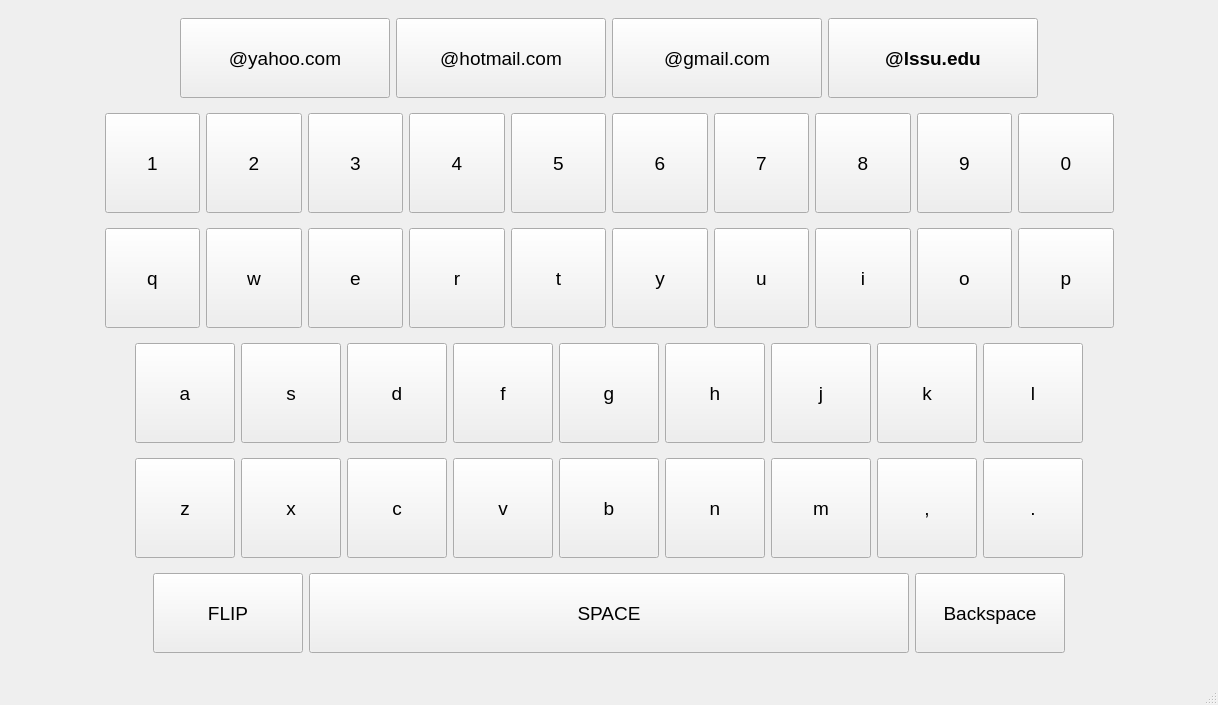
<?xml version="1.0" encoding="UTF-8"?>
<ui version="4.0">
 <class>ScreenBoard</class>
 <widget class="QMainWindow" name="ScreenBoard">
  <property name="geometry">
   <rect>
    <x>0</x>
    <y>0</y>
    <width>1218</width>
    <height>705</height>
   </rect>
  </property>
  <property name="font">
   <font>
    <pointsize>14</pointsize>
   </font>
  </property>
  <property name="windowTitle">
   <string>Screen Board</string>
  </property>
  <widget class="QWidget" name="centralwidget">
   <layout class="QVBoxLayout" name="verticalLayout">
    <item>
     <layout class="QHBoxLayout" name="horizontalLayout_6">
      <item>
       <spacer name="horizontalSpacer_9">
        <property name="orientation">
         <enum>Qt::Horizontal</enum>
        </property>
        <property name="sizeHint" stdset="0">
         <size>
          <width>40</width>
          <height>20</height>
         </size>
        </property>
       </spacer>
      </item>
      <item>
       <widget class="QPushButton" name="yahooButton">
        <property name="minimumSize">
         <size>
          <width>210</width>
          <height>80</height>
         </size>
        </property>
        <property name="text">
         <string>@yahoo.com</string>
        </property>
       </widget>
      </item>
      <item>
       <widget class="QPushButton" name="hotmailButton">
        <property name="minimumSize">
         <size>
          <width>210</width>
          <height>80</height>
         </size>
        </property>
        <property name="text">
         <string>@hotmail.com</string>
        </property>
       </widget>
      </item>
      <item>
       <widget class="QPushButton" name="gmailButton">
        <property name="minimumSize">
         <size>
          <width>210</width>
          <height>80</height>
         </size>
        </property>
        <property name="text">
         <string>@gmail.com</string>
        </property>
       </widget>
      </item>
      <item>
       <widget class="QPushButton" name="lssuButton">
        <property name="minimumSize">
         <size>
          <width>210</width>
          <height>80</height>
         </size>
        </property>
        <property name="font">
         <font>
          <pointsize>14</pointsize>
          <weight>75</weight>
          <bold>true</bold>
         </font>
        </property>
        <property name="text">
         <string>@lssu.edu</string>
        </property>
       </widget>
      </item>
      <item>
       <spacer name="horizontalSpacer_10">
        <property name="orientation">
         <enum>Qt::Horizontal</enum>
        </property>
        <property name="sizeHint" stdset="0">
         <size>
          <width>40</width>
          <height>20</height>
         </size>
        </property>
       </spacer>
      </item>
     </layout>
    </item>
    <item>
     <layout class="QHBoxLayout" name="horizontalLayout_4">
      <item>
       <spacer name="horizontalSpacer_7">
        <property name="orientation">
         <enum>Qt::Horizontal</enum>
        </property>
        <property name="sizeHint" stdset="0">
         <size>
          <width>40</width>
          <height>20</height>
         </size>
        </property>
       </spacer>
      </item>
      <item>
       <widget class="QPushButton" name="button1">
        <property name="sizePolicy">
         <sizepolicy hsizetype="Expanding" vsizetype="Expanding">
          <horstretch>0</horstretch>
          <verstretch>0</verstretch>
         </sizepolicy>
        </property>
        <property name="minimumSize">
         <size>
          <width>20</width>
          <height>20</height>
         </size>
        </property>
        <property name="maximumSize">
         <size>
          <width>100</width>
          <height>100</height>
         </size>
        </property>
        <property name="text">
         <string>1</string>
        </property>
       </widget>
      </item>
      <item>
       <widget class="QPushButton" name="button2">
        <property name="sizePolicy">
         <sizepolicy hsizetype="Expanding" vsizetype="Expanding">
          <horstretch>0</horstretch>
          <verstretch>0</verstretch>
         </sizepolicy>
        </property>
        <property name="minimumSize">
         <size>
          <width>20</width>
          <height>20</height>
         </size>
        </property>
        <property name="maximumSize">
         <size>
          <width>100</width>
          <height>100</height>
         </size>
        </property>
        <property name="text">
         <string>2</string>
        </property>
       </widget>
      </item>
      <item>
       <widget class="QPushButton" name="button3">
        <property name="sizePolicy">
         <sizepolicy hsizetype="Expanding" vsizetype="Expanding">
          <horstretch>0</horstretch>
          <verstretch>0</verstretch>
         </sizepolicy>
        </property>
        <property name="minimumSize">
         <size>
          <width>20</width>
          <height>20</height>
         </size>
        </property>
        <property name="maximumSize">
         <size>
          <width>100</width>
          <height>100</height>
         </size>
        </property>
        <property name="text">
         <string>3</string>
        </property>
       </widget>
      </item>
      <item>
       <widget class="QPushButton" name="button4">
        <property name="sizePolicy">
         <sizepolicy hsizetype="Expanding" vsizetype="Expanding">
          <horstretch>0</horstretch>
          <verstretch>0</verstretch>
         </sizepolicy>
        </property>
        <property name="minimumSize">
         <size>
          <width>20</width>
          <height>20</height>
         </size>
        </property>
        <property name="maximumSize">
         <size>
          <width>100</width>
          <height>100</height>
         </size>
        </property>
        <property name="text">
         <string>4</string>
        </property>
       </widget>
      </item>
      <item>
       <widget class="QPushButton" name="button5">
        <property name="sizePolicy">
         <sizepolicy hsizetype="Expanding" vsizetype="Expanding">
          <horstretch>0</horstretch>
          <verstretch>0</verstretch>
         </sizepolicy>
        </property>
        <property name="minimumSize">
         <size>
          <width>20</width>
          <height>20</height>
         </size>
        </property>
        <property name="maximumSize">
         <size>
          <width>100</width>
          <height>100</height>
         </size>
        </property>
        <property name="text">
         <string>5</string>
        </property>
       </widget>
      </item>
      <item>
       <widget class="QPushButton" name="button6">
        <property name="sizePolicy">
         <sizepolicy hsizetype="Expanding" vsizetype="Expanding">
          <horstretch>0</horstretch>
          <verstretch>0</verstretch>
         </sizepolicy>
        </property>
        <property name="minimumSize">
         <size>
          <width>20</width>
          <height>20</height>
         </size>
        </property>
        <property name="maximumSize">
         <size>
          <width>100</width>
          <height>100</height>
         </size>
        </property>
        <property name="text">
         <string>6</string>
        </property>
       </widget>
      </item>
      <item>
       <widget class="QPushButton" name="button7">
        <property name="sizePolicy">
         <sizepolicy hsizetype="Expanding" vsizetype="Expanding">
          <horstretch>0</horstretch>
          <verstretch>0</verstretch>
         </sizepolicy>
        </property>
        <property name="minimumSize">
         <size>
          <width>20</width>
          <height>20</height>
         </size>
        </property>
        <property name="maximumSize">
         <size>
          <width>100</width>
          <height>100</height>
         </size>
        </property>
        <property name="text">
         <string>7</string>
        </property>
       </widget>
      </item>
      <item>
       <widget class="QPushButton" name="button8">
        <property name="sizePolicy">
         <sizepolicy hsizetype="Expanding" vsizetype="Expanding">
          <horstretch>0</horstretch>
          <verstretch>0</verstretch>
         </sizepolicy>
        </property>
        <property name="minimumSize">
         <size>
          <width>20</width>
          <height>20</height>
         </size>
        </property>
        <property name="maximumSize">
         <size>
          <width>100</width>
          <height>100</height>
         </size>
        </property>
        <property name="text">
         <string>8</string>
        </property>
       </widget>
      </item>
      <item>
       <widget class="QPushButton" name="button9">
        <property name="sizePolicy">
         <sizepolicy hsizetype="Expanding" vsizetype="Expanding">
          <horstretch>0</horstretch>
          <verstretch>0</verstretch>
         </sizepolicy>
        </property>
        <property name="minimumSize">
         <size>
          <width>20</width>
          <height>20</height>
         </size>
        </property>
        <property name="maximumSize">
         <size>
          <width>100</width>
          <height>100</height>
         </size>
        </property>
        <property name="text">
         <string>9</string>
        </property>
       </widget>
      </item>
      <item>
       <widget class="QPushButton" name="button0">
        <property name="sizePolicy">
         <sizepolicy hsizetype="Expanding" vsizetype="Expanding">
          <horstretch>0</horstretch>
          <verstretch>0</verstretch>
         </sizepolicy>
        </property>
        <property name="minimumSize">
         <size>
          <width>20</width>
          <height>20</height>
         </size>
        </property>
        <property name="maximumSize">
         <size>
          <width>100</width>
          <height>100</height>
         </size>
        </property>
        <property name="text">
         <string>0</string>
        </property>
       </widget>
      </item>
      <item>
       <spacer name="horizontalSpacer_8">
        <property name="orientation">
         <enum>Qt::Horizontal</enum>
        </property>
        <property name="sizeHint" stdset="0">
         <size>
          <width>40</width>
          <height>20</height>
         </size>
        </property>
       </spacer>
      </item>
     </layout>
    </item>
    <item>
     <layout class="QHBoxLayout" name="horizontalLayout">
      <item>
       <spacer name="horizontalSpacer_6">
        <property name="orientation">
         <enum>Qt::Horizontal</enum>
        </property>
        <property name="sizeHint" stdset="0">
         <size>
          <width>40</width>
          <height>20</height>
         </size>
        </property>
       </spacer>
      </item>
      <item>
       <widget class="QPushButton" name="qButton">
        <property name="sizePolicy">
         <sizepolicy hsizetype="Expanding" vsizetype="Expanding">
          <horstretch>0</horstretch>
          <verstretch>0</verstretch>
         </sizepolicy>
        </property>
        <property name="minimumSize">
         <size>
          <width>20</width>
          <height>20</height>
         </size>
        </property>
        <property name="maximumSize">
         <size>
          <width>100</width>
          <height>100</height>
         </size>
        </property>
        <property name="text">
         <string>q</string>
        </property>
       </widget>
      </item>
      <item>
       <widget class="QPushButton" name="wButon">
        <property name="sizePolicy">
         <sizepolicy hsizetype="Expanding" vsizetype="Expanding">
          <horstretch>0</horstretch>
          <verstretch>0</verstretch>
         </sizepolicy>
        </property>
        <property name="minimumSize">
         <size>
          <width>20</width>
          <height>20</height>
         </size>
        </property>
        <property name="maximumSize">
         <size>
          <width>100</width>
          <height>100</height>
         </size>
        </property>
        <property name="text">
         <string>w</string>
        </property>
       </widget>
      </item>
      <item>
       <widget class="QPushButton" name="eButton">
        <property name="sizePolicy">
         <sizepolicy hsizetype="Expanding" vsizetype="Expanding">
          <horstretch>0</horstretch>
          <verstretch>0</verstretch>
         </sizepolicy>
        </property>
        <property name="minimumSize">
         <size>
          <width>20</width>
          <height>20</height>
         </size>
        </property>
        <property name="maximumSize">
         <size>
          <width>100</width>
          <height>100</height>
         </size>
        </property>
        <property name="text">
         <string>e</string>
        </property>
       </widget>
      </item>
      <item>
       <widget class="QPushButton" name="rButotn">
        <property name="sizePolicy">
         <sizepolicy hsizetype="Expanding" vsizetype="Expanding">
          <horstretch>0</horstretch>
          <verstretch>0</verstretch>
         </sizepolicy>
        </property>
        <property name="minimumSize">
         <size>
          <width>20</width>
          <height>20</height>
         </size>
        </property>
        <property name="maximumSize">
         <size>
          <width>100</width>
          <height>100</height>
         </size>
        </property>
        <property name="text">
         <string>r</string>
        </property>
       </widget>
      </item>
      <item>
       <widget class="QPushButton" name="tButton">
        <property name="sizePolicy">
         <sizepolicy hsizetype="Expanding" vsizetype="Expanding">
          <horstretch>0</horstretch>
          <verstretch>0</verstretch>
         </sizepolicy>
        </property>
        <property name="minimumSize">
         <size>
          <width>20</width>
          <height>20</height>
         </size>
        </property>
        <property name="maximumSize">
         <size>
          <width>100</width>
          <height>100</height>
         </size>
        </property>
        <property name="text">
         <string>t</string>
        </property>
       </widget>
      </item>
      <item>
       <widget class="QPushButton" name="yButton">
        <property name="sizePolicy">
         <sizepolicy hsizetype="Expanding" vsizetype="Expanding">
          <horstretch>0</horstretch>
          <verstretch>0</verstretch>
         </sizepolicy>
        </property>
        <property name="minimumSize">
         <size>
          <width>20</width>
          <height>20</height>
         </size>
        </property>
        <property name="maximumSize">
         <size>
          <width>100</width>
          <height>100</height>
         </size>
        </property>
        <property name="text">
         <string>y</string>
        </property>
       </widget>
      </item>
      <item>
       <widget class="QPushButton" name="uButton">
        <property name="sizePolicy">
         <sizepolicy hsizetype="Expanding" vsizetype="Expanding">
          <horstretch>0</horstretch>
          <verstretch>0</verstretch>
         </sizepolicy>
        </property>
        <property name="minimumSize">
         <size>
          <width>20</width>
          <height>20</height>
         </size>
        </property>
        <property name="maximumSize">
         <size>
          <width>100</width>
          <height>100</height>
         </size>
        </property>
        <property name="text">
         <string>u</string>
        </property>
       </widget>
      </item>
      <item>
       <widget class="QPushButton" name="iButton">
        <property name="sizePolicy">
         <sizepolicy hsizetype="Expanding" vsizetype="Expanding">
          <horstretch>0</horstretch>
          <verstretch>0</verstretch>
         </sizepolicy>
        </property>
        <property name="minimumSize">
         <size>
          <width>20</width>
          <height>20</height>
         </size>
        </property>
        <property name="maximumSize">
         <size>
          <width>100</width>
          <height>100</height>
         </size>
        </property>
        <property name="text">
         <string>i</string>
        </property>
       </widget>
      </item>
      <item>
       <widget class="QPushButton" name="oButton">
        <property name="sizePolicy">
         <sizepolicy hsizetype="Expanding" vsizetype="Expanding">
          <horstretch>0</horstretch>
          <verstretch>0</verstretch>
         </sizepolicy>
        </property>
        <property name="minimumSize">
         <size>
          <width>20</width>
          <height>20</height>
         </size>
        </property>
        <property name="maximumSize">
         <size>
          <width>100</width>
          <height>100</height>
         </size>
        </property>
        <property name="text">
         <string>o</string>
        </property>
       </widget>
      </item>
      <item>
       <widget class="QPushButton" name="pButton">
        <property name="sizePolicy">
         <sizepolicy hsizetype="Expanding" vsizetype="Expanding">
          <horstretch>0</horstretch>
          <verstretch>0</verstretch>
         </sizepolicy>
        </property>
        <property name="minimumSize">
         <size>
          <width>20</width>
          <height>20</height>
         </size>
        </property>
        <property name="maximumSize">
         <size>
          <width>100</width>
          <height>100</height>
         </size>
        </property>
        <property name="text">
         <string>p</string>
        </property>
       </widget>
      </item>
      <item>
       <spacer name="horizontalSpacer_5">
        <property name="orientation">
         <enum>Qt::Horizontal</enum>
        </property>
        <property name="sizeHint" stdset="0">
         <size>
          <width>40</width>
          <height>20</height>
         </size>
        </property>
       </spacer>
      </item>
     </layout>
    </item>
    <item>
     <layout class="QHBoxLayout" name="horizontalLayout_2">
      <item>
       <spacer name="horizontalSpacer_2">
        <property name="orientation">
         <enum>Qt::Horizontal</enum>
        </property>
        <property name="sizeHint" stdset="0">
         <size>
          <width>40</width>
          <height>20</height>
         </size>
        </property>
       </spacer>
      </item>
      <item>
       <widget class="QPushButton" name="aButton">
        <property name="sizePolicy">
         <sizepolicy hsizetype="Expanding" vsizetype="Expanding">
          <horstretch>0</horstretch>
          <verstretch>0</verstretch>
         </sizepolicy>
        </property>
        <property name="minimumSize">
         <size>
          <width>20</width>
          <height>20</height>
         </size>
        </property>
        <property name="maximumSize">
         <size>
          <width>100</width>
          <height>100</height>
         </size>
        </property>
        <property name="text">
         <string>a</string>
        </property>
       </widget>
      </item>
      <item>
       <widget class="QPushButton" name="sButton">
        <property name="sizePolicy">
         <sizepolicy hsizetype="Expanding" vsizetype="Expanding">
          <horstretch>0</horstretch>
          <verstretch>0</verstretch>
         </sizepolicy>
        </property>
        <property name="minimumSize">
         <size>
          <width>20</width>
          <height>20</height>
         </size>
        </property>
        <property name="maximumSize">
         <size>
          <width>100</width>
          <height>100</height>
         </size>
        </property>
        <property name="text">
         <string>s</string>
        </property>
       </widget>
      </item>
      <item>
       <widget class="QPushButton" name="dButton">
        <property name="sizePolicy">
         <sizepolicy hsizetype="Expanding" vsizetype="Expanding">
          <horstretch>0</horstretch>
          <verstretch>0</verstretch>
         </sizepolicy>
        </property>
        <property name="minimumSize">
         <size>
          <width>20</width>
          <height>20</height>
         </size>
        </property>
        <property name="maximumSize">
         <size>
          <width>100</width>
          <height>100</height>
         </size>
        </property>
        <property name="text">
         <string>d</string>
        </property>
       </widget>
      </item>
      <item>
       <widget class="QPushButton" name="fButton">
        <property name="sizePolicy">
         <sizepolicy hsizetype="Expanding" vsizetype="Expanding">
          <horstretch>0</horstretch>
          <verstretch>0</verstretch>
         </sizepolicy>
        </property>
        <property name="minimumSize">
         <size>
          <width>20</width>
          <height>20</height>
         </size>
        </property>
        <property name="maximumSize">
         <size>
          <width>100</width>
          <height>100</height>
         </size>
        </property>
        <property name="text">
         <string>f</string>
        </property>
       </widget>
      </item>
      <item>
       <widget class="QPushButton" name="gButton">
        <property name="sizePolicy">
         <sizepolicy hsizetype="Expanding" vsizetype="Expanding">
          <horstretch>0</horstretch>
          <verstretch>0</verstretch>
         </sizepolicy>
        </property>
        <property name="minimumSize">
         <size>
          <width>20</width>
          <height>20</height>
         </size>
        </property>
        <property name="maximumSize">
         <size>
          <width>100</width>
          <height>100</height>
         </size>
        </property>
        <property name="text">
         <string>g</string>
        </property>
       </widget>
      </item>
      <item>
       <widget class="QPushButton" name="hButton">
        <property name="sizePolicy">
         <sizepolicy hsizetype="Expanding" vsizetype="Expanding">
          <horstretch>0</horstretch>
          <verstretch>0</verstretch>
         </sizepolicy>
        </property>
        <property name="minimumSize">
         <size>
          <width>20</width>
          <height>20</height>
         </size>
        </property>
        <property name="maximumSize">
         <size>
          <width>100</width>
          <height>100</height>
         </size>
        </property>
        <property name="text">
         <string>h</string>
        </property>
       </widget>
      </item>
      <item>
       <widget class="QPushButton" name="jButton">
        <property name="sizePolicy">
         <sizepolicy hsizetype="Expanding" vsizetype="Expanding">
          <horstretch>0</horstretch>
          <verstretch>0</verstretch>
         </sizepolicy>
        </property>
        <property name="minimumSize">
         <size>
          <width>20</width>
          <height>20</height>
         </size>
        </property>
        <property name="maximumSize">
         <size>
          <width>100</width>
          <height>100</height>
         </size>
        </property>
        <property name="text">
         <string>j</string>
        </property>
       </widget>
      </item>
      <item>
       <widget class="QPushButton" name="kButton">
        <property name="sizePolicy">
         <sizepolicy hsizetype="Expanding" vsizetype="Expanding">
          <horstretch>0</horstretch>
          <verstretch>0</verstretch>
         </sizepolicy>
        </property>
        <property name="minimumSize">
         <size>
          <width>20</width>
          <height>20</height>
         </size>
        </property>
        <property name="maximumSize">
         <size>
          <width>100</width>
          <height>100</height>
         </size>
        </property>
        <property name="text">
         <string>k</string>
        </property>
       </widget>
      </item>
      <item>
       <widget class="QPushButton" name="lButton">
        <property name="sizePolicy">
         <sizepolicy hsizetype="Expanding" vsizetype="Expanding">
          <horstretch>0</horstretch>
          <verstretch>0</verstretch>
         </sizepolicy>
        </property>
        <property name="minimumSize">
         <size>
          <width>20</width>
          <height>20</height>
         </size>
        </property>
        <property name="maximumSize">
         <size>
          <width>100</width>
          <height>100</height>
         </size>
        </property>
        <property name="text">
         <string>l</string>
        </property>
       </widget>
      </item>
      <item>
       <spacer name="horizontalSpacer">
        <property name="orientation">
         <enum>Qt::Horizontal</enum>
        </property>
        <property name="sizeHint" stdset="0">
         <size>
          <width>40</width>
          <height>20</height>
         </size>
        </property>
       </spacer>
      </item>
     </layout>
    </item>
    <item>
     <layout class="QHBoxLayout" name="horizontalLayout_3">
      <item>
       <spacer name="horizontalSpacer_3">
        <property name="orientation">
         <enum>Qt::Horizontal</enum>
        </property>
        <property name="sizeHint" stdset="0">
         <size>
          <width>40</width>
          <height>20</height>
         </size>
        </property>
       </spacer>
      </item>
      <item>
       <widget class="QPushButton" name="zButton">
        <property name="sizePolicy">
         <sizepolicy hsizetype="Expanding" vsizetype="Expanding">
          <horstretch>0</horstretch>
          <verstretch>0</verstretch>
         </sizepolicy>
        </property>
        <property name="minimumSize">
         <size>
          <width>20</width>
          <height>20</height>
         </size>
        </property>
        <property name="maximumSize">
         <size>
          <width>100</width>
          <height>100</height>
         </size>
        </property>
        <property name="text">
         <string>z</string>
        </property>
       </widget>
      </item>
      <item>
       <widget class="QPushButton" name="xButton">
        <property name="sizePolicy">
         <sizepolicy hsizetype="Expanding" vsizetype="Expanding">
          <horstretch>0</horstretch>
          <verstretch>0</verstretch>
         </sizepolicy>
        </property>
        <property name="minimumSize">
         <size>
          <width>20</width>
          <height>20</height>
         </size>
        </property>
        <property name="maximumSize">
         <size>
          <width>100</width>
          <height>100</height>
         </size>
        </property>
        <property name="text">
         <string>x</string>
        </property>
       </widget>
      </item>
      <item>
       <widget class="QPushButton" name="cButton">
        <property name="sizePolicy">
         <sizepolicy hsizetype="Expanding" vsizetype="Expanding">
          <horstretch>0</horstretch>
          <verstretch>0</verstretch>
         </sizepolicy>
        </property>
        <property name="minimumSize">
         <size>
          <width>20</width>
          <height>20</height>
         </size>
        </property>
        <property name="maximumSize">
         <size>
          <width>100</width>
          <height>100</height>
         </size>
        </property>
        <property name="text">
         <string>c</string>
        </property>
       </widget>
      </item>
      <item>
       <widget class="QPushButton" name="vButton">
        <property name="sizePolicy">
         <sizepolicy hsizetype="Expanding" vsizetype="Expanding">
          <horstretch>0</horstretch>
          <verstretch>0</verstretch>
         </sizepolicy>
        </property>
        <property name="minimumSize">
         <size>
          <width>20</width>
          <height>20</height>
         </size>
        </property>
        <property name="maximumSize">
         <size>
          <width>100</width>
          <height>100</height>
         </size>
        </property>
        <property name="text">
         <string>v</string>
        </property>
       </widget>
      </item>
      <item>
       <widget class="QPushButton" name="bButton">
        <property name="sizePolicy">
         <sizepolicy hsizetype="Expanding" vsizetype="Expanding">
          <horstretch>0</horstretch>
          <verstretch>0</verstretch>
         </sizepolicy>
        </property>
        <property name="minimumSize">
         <size>
          <width>20</width>
          <height>20</height>
         </size>
        </property>
        <property name="maximumSize">
         <size>
          <width>100</width>
          <height>100</height>
         </size>
        </property>
        <property name="text">
         <string>b</string>
        </property>
       </widget>
      </item>
      <item>
       <widget class="QPushButton" name="nButton">
        <property name="sizePolicy">
         <sizepolicy hsizetype="Expanding" vsizetype="Expanding">
          <horstretch>0</horstretch>
          <verstretch>0</verstretch>
         </sizepolicy>
        </property>
        <property name="minimumSize">
         <size>
          <width>20</width>
          <height>20</height>
         </size>
        </property>
        <property name="maximumSize">
         <size>
          <width>100</width>
          <height>100</height>
         </size>
        </property>
        <property name="text">
         <string>n</string>
        </property>
       </widget>
      </item>
      <item>
       <widget class="QPushButton" name="mButton">
        <property name="sizePolicy">
         <sizepolicy hsizetype="Expanding" vsizetype="Expanding">
          <horstretch>0</horstretch>
          <verstretch>0</verstretch>
         </sizepolicy>
        </property>
        <property name="minimumSize">
         <size>
          <width>20</width>
          <height>20</height>
         </size>
        </property>
        <property name="maximumSize">
         <size>
          <width>100</width>
          <height>100</height>
         </size>
        </property>
        <property name="text">
         <string>m</string>
        </property>
       </widget>
      </item>
      <item>
       <widget class="QPushButton" name="commaButton">
        <property name="sizePolicy">
         <sizepolicy hsizetype="Expanding" vsizetype="Expanding">
          <horstretch>0</horstretch>
          <verstretch>0</verstretch>
         </sizepolicy>
        </property>
        <property name="minimumSize">
         <size>
          <width>20</width>
          <height>20</height>
         </size>
        </property>
        <property name="maximumSize">
         <size>
          <width>100</width>
          <height>100</height>
         </size>
        </property>
        <property name="text">
         <string>,</string>
        </property>
       </widget>
      </item>
      <item>
       <widget class="QPushButton" name="periodButton">
        <property name="sizePolicy">
         <sizepolicy hsizetype="Expanding" vsizetype="Expanding">
          <horstretch>0</horstretch>
          <verstretch>0</verstretch>
         </sizepolicy>
        </property>
        <property name="minimumSize">
         <size>
          <width>20</width>
          <height>20</height>
         </size>
        </property>
        <property name="maximumSize">
         <size>
          <width>100</width>
          <height>100</height>
         </size>
        </property>
        <property name="text">
         <string>.</string>
        </property>
       </widget>
      </item>
      <item>
       <spacer name="horizontalSpacer_4">
        <property name="orientation">
         <enum>Qt::Horizontal</enum>
        </property>
        <property name="sizeHint" stdset="0">
         <size>
          <width>40</width>
          <height>20</height>
         </size>
        </property>
       </spacer>
      </item>
     </layout>
    </item>
    <item>
     <layout class="QHBoxLayout" name="horizontalLayout_5">
      <item>
       <spacer name="horizontalSpacer_11">
        <property name="orientation">
         <enum>Qt::Horizontal</enum>
        </property>
        <property name="sizeHint" stdset="0">
         <size>
          <width>40</width>
          <height>20</height>
         </size>
        </property>
       </spacer>
      </item>
      <item>
       <widget class="QPushButton" name="shutfButton">
        <property name="minimumSize">
         <size>
          <width>150</width>
          <height>80</height>
         </size>
        </property>
        <property name="maximumSize">
         <size>
          <width>200</width>
          <height>16777215</height>
         </size>
        </property>
        <property name="text">
         <string>FLIP</string>
        </property>
       </widget>
      </item>
      <item>
       <widget class="QPushButton" name="spaceButton">
        <property name="minimumSize">
         <size>
          <width>600</width>
          <height>80</height>
         </size>
        </property>
        <property name="text">
         <string>SPACE</string>
        </property>
       </widget>
      </item>
      <item>
       <widget class="QPushButton" name="backspaceButton">
        <property name="minimumSize">
         <size>
          <width>150</width>
          <height>80</height>
         </size>
        </property>
        <property name="maximumSize">
         <size>
          <width>150</width>
          <height>16777215</height>
         </size>
        </property>
        <property name="text">
         <string>Backspace</string>
        </property>
       </widget>
      </item>
      <item>
       <spacer name="horizontalSpacer_12">
        <property name="orientation">
         <enum>Qt::Horizontal</enum>
        </property>
        <property name="sizeHint" stdset="0">
         <size>
          <width>40</width>
          <height>20</height>
         </size>
        </property>
       </spacer>
      </item>
     </layout>
    </item>
   </layout>
  </widget>
  <widget class="QMenuBar" name="menubar">
   <property name="geometry">
    <rect>
     <x>0</x>
     <y>0</y>
     <width>1218</width>
     <height>31</height>
    </rect>
   </property>
  </widget>
  <widget class="QStatusBar" name="statusbar"/>
 </widget>
 <resources/>
 <connections/>
</ui>
